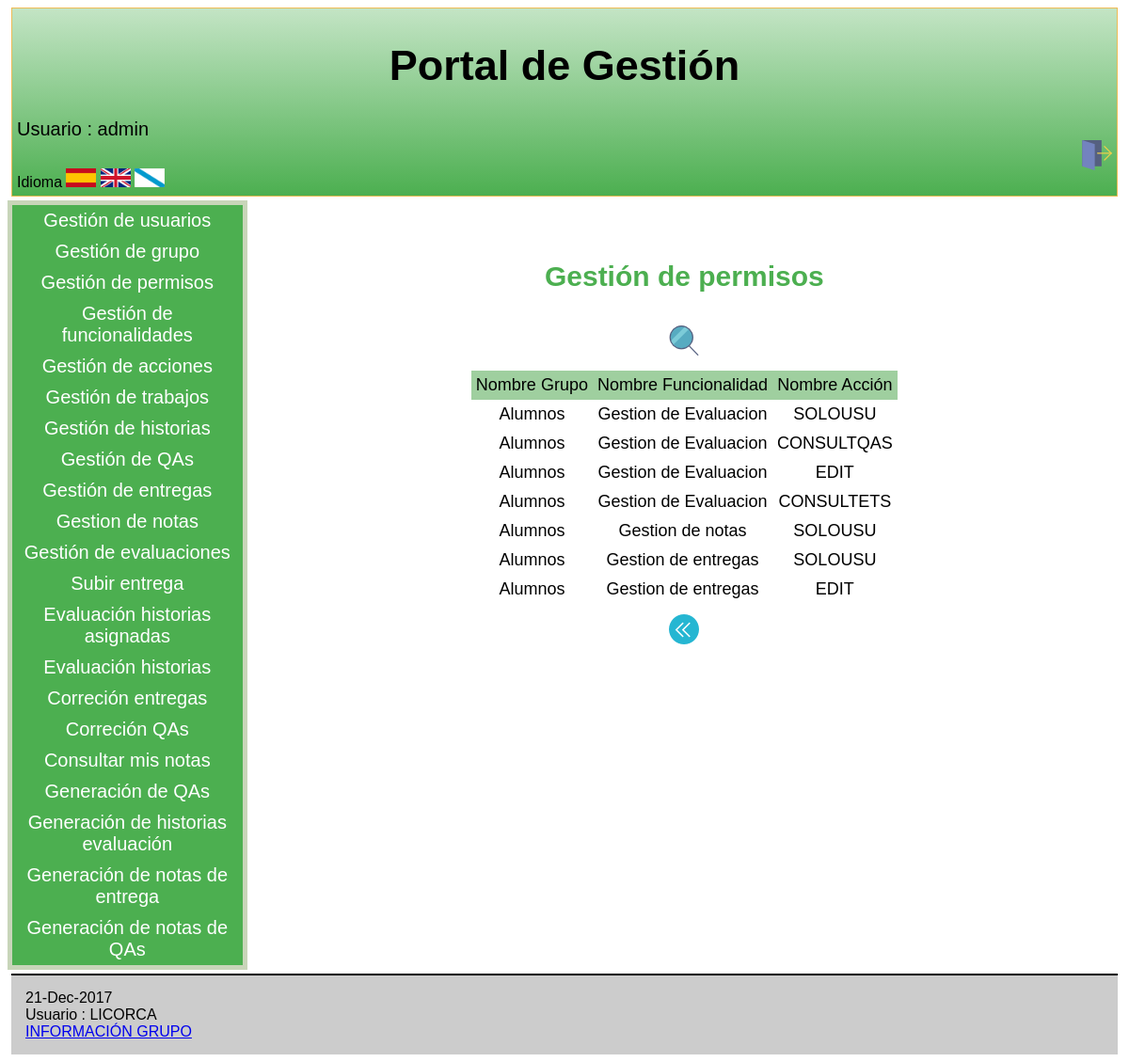
Page /Controllers/PERMISO_CONTROLLER.php (signed in) on the earlier database version.
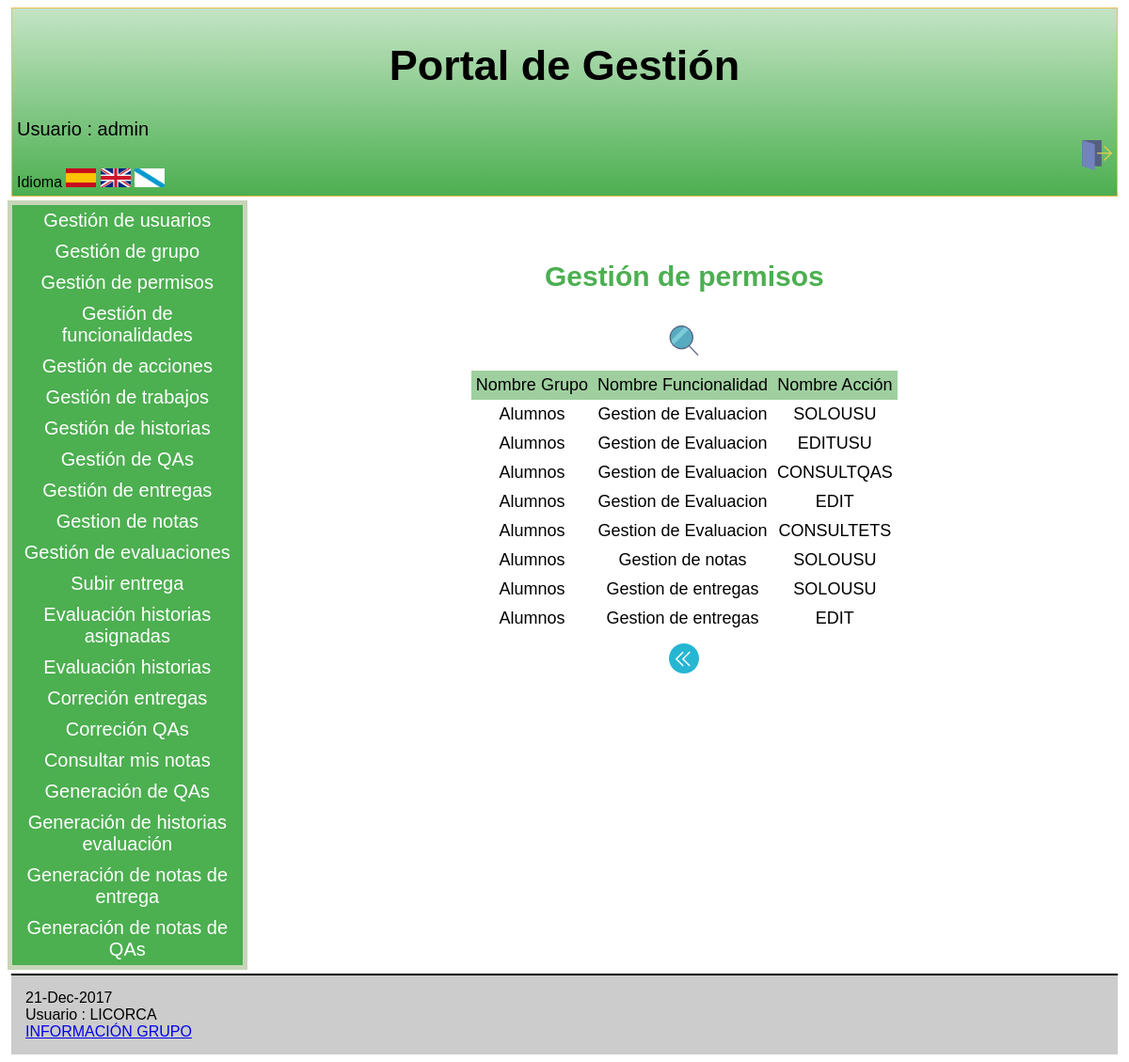
Same page on the later database version.
### tables this page shows
CREATE TABLE `PERMISO` (
  `IdGrupo` varchar(6) NOT NULL,  
  `IdFuncionalidad` varchar(6) NOT NULL,
  `IdAccion` varchar(6) NOT NULL
);

CREATE TABLE `GRUPO` (
  `IdGrupo` varchar(6) NOT NULL,
  `NombreGrupo` varchar(60) NOT NULL,
  `DescripGrupo` varchar(100) NOT NULL
);

CREATE TABLE `FUNCIONALIDAD` (
  `IdFuncionalidad` varchar(6) NOT NULL,
  `NombreFuncionalidad` varchar(60) NOT NULL,
  `DescripFuncionalidad` varchar(100) NOT NULL
);

CREATE TABLE `ACCION` (
  `IdAccion` varchar(6) NOT NULL,
  `NombreAccion` varchar(60) NOT NULL,
  `DescripAccion` varchar(100) NOT NULL
);

### Controllers/PERMISO_CONTROLLER.php (called while the page is built, shortened)
<?php
include '../Functions/Authentication.php';
include '../Models/PERMISO_MODEL.php';
include '../Models/USU_GRUPO_MODEL.php';
include '../Models/FUNCIONALIDAD_MODEL.php';
include '../Views/PERMISO/PERMISO_SHOWALL_View.php';
switch ( $_REQUEST[ 'action' ] ) {
	default:
		$USUARIO = new USU_GRUPO( $_SESSION[ 'login' ], '', '', '', '', '', '', '','');
		$ADMIN = $USUARIO->comprobarAdmin();
		if($ADMIN == true){
			if ( !$_POST ) {
				$PERMISO = new PERMISO_MODEL('', '', '', '','','');
			} else {
				$PERMISO = new PERMISO_MODEL('', '', '', '','','');
			}
			$datos = $PERMISO->SEARCH2();
			$lista = array( 'NombreGrupo','NombreFuncionalidad','NombreAccion');
			$ACL = $USUARIO->comprobarPermisos();
			new PERMISO_SHOWALL( $lista, $datos, $ACL ,true);
	}
}
?>

### Functions/Authentication.php (called while the page is built)
<?php
function IsAuthenticated(){
	if (!isset($_SESSION['login'])){
		return false;
	}
	else{
		return true;
	}
}
?>

### Functions/BdAdmin.php (called while the page is built, shortened)
<?php
function ConectarBD()
	{
	    $mysqli = new mysqli("localhost", "userET3", "passET3", "IUET32017");
		return $mysqli;
	}
?>

### Functions/permisosAcc.php (called while the page is built)
<?php
include_once '../Functions/BdAdmin.php';
include_once '../Models/USU_GRUPO_MODEL.php';
include_once '../Models/PERMISO_MODEL.php';
function permisosAcc( $login, $funcionalidad, $accion ) {
	$ADMIN = new USU_GRUPO( $login, '' );
	if ( !$ADMIN->comprobarAdmin() ) {
		$PERMISO = new PERMISO_MODEL( '', $funcionalidad, $accion,'','','' );
		return $PERMISO->comprobarPermisos( $login );
	} else {
		return true;
	}
}
?>

### Models/USU_GRUPO_MODEL.php (called while the page is built, shortened)
<?php
 include_once '../Functions/BdAdmin.php';
    class USU_GRUPO{
        var $login;
        var $mysqli;
        public function __construct($login, $IdGrupo){
            $this->login = $login;
            $this->mysqli=ConectarBD();
        }
   function comprobarAdmin(){
		$sql = "SELECT * FROM USU_GRUPO WHERE login = '$this->login' && IdGrupo = '00000A'";
		$resultado = $this->mysqli->query($sql);
		if($resultado->num_rows == 0){
			return false;
		}else{
			return true;
		}
   }
    }
?>

### Models/PERMISO_MODEL.php (called while the page is built, shortened)
<?php
    class PERMISO_MODEL{
        var $NombreGrupo;
        var $NombreFuncionalidad;
        var $NombreAccion;
        var $mysqli;
        function __construct($IdGrupo, $IdFuncionalidad, $IdAccion, $NombreGrupo, $NombreFuncionalidad, $NombreAccion){
            $this->NombreGrupo = $NombreGrupo;
            $this->NombreFuncionalidad = $NombreFuncionalidad;
            $this->NombreAccion = $NombreAccion;
            include_once '../Functions/BdAdmin.php';
            $this->mysqli=ConectarBD();
        }
function SEARCH2()
{
     $sql = "SELECT P.IdGrupo,G.NombreGrupo,P.IdFuncionalidad,F.NombreFuncionalidad,P.IdAccion,A.NombreAccion
                     FROM PERMISO P,GRUPO G,FUNCIONALIDAD F,FUNC_ACCION FA,ACCION A
                     WHERE (
                            G.IdGrupo = P.IdGrupo &&
                            F.IdFuncionalidad = P.IdFuncionalidad &&
                            A.IdAccion = P.IdAccion &&
                            F.IdFuncionalidad = FA.IdFuncionalidad &&
                            A.IdAccion = FA.IdAccion &&
                            F.NombreFuncionalidad LIKE '%$this->NombreFuncionalidad%' &&
                            A.NombreAccion LIKE '%$this->NombreAccion%' &&
                            G.NombreGrupo LIKE '%$this->NombreGrupo%'
                           )";
    if (!($resultado = $this->mysqli->query($sql))){
        return 'Error en la consulta sobre la base de datos, revise los campos introducidos';
    }
    else{
        return $resultado;
    }
}
    }
?>

### Views/PERMISO/PERMISO_SHOWALL_View.php (the view, shortened to what this page needs)
<?php
class PERMISO_SHOWALL {
	function __construct( $lista, $datos,$PERMISO,$admin) {
		$this->lista = $lista;
		$this->datos = $datos;
		$this->PERMISO = $PERMISO;
		$this->admin = $admin;
		$this->render($this->lista,$this->datos,$this->PERMISO,$this->admin);
	}
	function render($lista,$datos,$PERMISO,$admin){
		$this->datos = $datos;
$SEARCH=false;
	if($admin==true){
			    $SEARCH=true;
	}
	include '../Views/Header.php';
?>
		<div class="seccion">
			<h2>
				<?php echo $strings['Gestión de permisos'];?>
			</h2>
			<table>
				<tr>
<?php
					foreach ( $lista as $atributo ) {
?>
					<th>
						<?php echo $strings[$atributo]?>
					</th>
<?php
					}
?>
				</tr>
<?php
				while ( $fila = mysqli_fetch_array( $this->datos ) ) {
?>
				<tr>
<?php
					foreach ( $lista as $atributo ) {
?>
					<td>
<?php
							echo $fila[ $atributo ];
?>
					</td>
<?php
					}
?>
				</tr>
<?php
				}
?>
			<caption style="margin-bottom:10px;">
					<form action='../Controllers/PERMISO_CONTROLLER.php'>
<?php if($SEARCH==true){  ?>
						<button type="submit" name="action" value="SEARCH"><img src="../Views/icon/buscar.png" alt="BUSCAR" /></button>
<?php } ?>
					</form>
				</caption>
			</table>
			<form action='../Controllers/PERMISO_CONTROLLER.php' method="post">
				<button type="submit"><img src="../Views/icon/atras.png" alt="<?php echo $strings['Atras']?>" /></button>
			</form>
		</div>
<?php
		include '../Views/Footer.php';
		}
		}
?>

### Views/Header.php (shortened to what this page needs)
<?php
	include_once '../Functions/Authentication.php';
?>
<!doctype html>
<html lang="es">
<head>
	<link rel="stylesheet" type="text/css" media="screen" href="../Views/css/estilos.css" hreflang="es">
	<link rel="stylesheet" type="text/css" media="screen" href="../Views/js/tcal/tcal.css" hreflang="es">
</head>
<body>
 <header>
	<p style="text-align:center">
		<h1>
<?php
			echo $strings['Portal de Gestión'];
?>
		</h1>
	</p>
<?php
	if (IsAuthenticated()){
?>
		<p style="font-size:20px; ">
<?php
			echo $strings['Usuario'] . ' : ' . $_SESSION['login'] . '<br>';
?>
			<a href="../Functions/Desconectar.php" style="text-decoration:none"> <img src="../Views/icon/desconexion.png" width="32" height="32" alt="<?php echo $strings['Desconectarse']?>" style="float:right;"></a>
		</p>
<?php
	} else {
			echo $strings['Usuario no identificado'];
?>
		<a href = '../Controllers/Registro_Controller.php' ><img src="../Views/icon/registrarse.png" alt="<?php echo $strings['Registrar']?>" /></a>
<?php
	}
?>
	<form name='idiomform' action="../Functions/CambioIdioma.php" method="post">
		<?php echo $strings['idioma']; ?>
		<button type="submit"  name="idioma" value="SPANISH" ><img src="../Views/icon/banderaEspaña.jpg" alt="<?php echo $strings['Cambiar idioma a español']?>" width="32" height="20" style="display: block;"/></button>
		<button type="submit"  name="idioma" value="ENGLISH" ><img src="../Views/icon/banderaReinoUnido.png" alt="<?php echo $strings['Cambiar idioma a inglés']?>" width="32" height="20" style="display: block;"/></button>
		<button type="submit"  name="idioma" value="GALLEGO" ><img src="../Views/icon/banderaGalicia.png" alt="<?php echo $strings['Cambiar idioma a gallego']?>" width="32" height="20" style="display: block;"/></button>
	</form>
</header>
<div id = 'main'>
<?php
		include '../Views/admin_menuLateral.php';
?>
<article>

### Views/admin_menuLateral.php (shortened to what this page needs)
	<?php
include_once '../Functions/permisosAcc.php';
?>
<nav>
	<ul class="menu">
		<?php if (isset($_SESSION['login'])) { ?>
		<?php if((permisosAcc($_SESSION['login'],1,5)==true)){ ?>
		<li>
			<a href="../Controllers/USUARIO_CONTROLLER.php" class="primerNivel"><?php echo $strings['Gestion de usuarios']; ?></a>
		</li>
		<?php }
	if((permisosAcc($_SESSION['login'],2,5)==true)){ ?>
		<li>
			<a href="../Controllers/GRUPO_CONTROLLER.php" class="primerNivel"><?php echo $strings['Gestion de grupo']; ?></a>
		</li>
		<?php }
	if((permisosAcc($_SESSION['login'],5,5)==true)){ ?>
		<li>
			<a href="../Controllers/PERMISO_CONTROLLER.php" class="primerNivel"><?php echo $strings['Gestión de permisos']; ?></a>
		</li>
		<?php }
	if((permisosAcc($_SESSION['login'],3,5)==true)){ ?>
		<li>
			<a href="../Controllers/FUNCIONALIDAD_CONTROLLER.php" class="primerNivel"><?php echo $strings['Gestion de funcionalidades']; ?></a>
		</li>
		<?php }
	if((permisosAcc($_SESSION['login'],4,5)==true)){ ?>
		<li>
			<a href="../Controllers/ACCION_CONTROLLER.php" class="primerNivel"><?php echo $strings['Gestion de acciones']; ?></a>
		</li>
		<?php }
	if((permisosAcc($_SESSION['login'],11,5)==true)){ ?>
		<li>
			<a href="../Controllers/TRABAJO_CONTROLLER.php" class="primerNivel"><?php echo $strings['Gestion de trabajos']; ?></a>
		</li>
		<?php }
	if((permisosAcc($_SESSION['login'],10,5)==true)){ ?>
		<li>
			<a href="../Controllers/HISTORIA_CONTROLLER.php" class="primerNivel"><?php echo $strings['Gestion de historias']; ?></a>
		</li>
		<?php }
	if((permisosAcc($_SESSION['login'],6,5)==true)){ ?>
		<li>
			<a href="../Controllers/ASIGNAC_QA_CONTROLLER.php" class="primerNivel"><?php echo $strings['Gestión de QAs']; ?></a>
		</li>
		<?php }
	 if((permisosAcc($_SESSION['login'],8,5)==true)){ ?>
		<li>
			<a href="../Controllers/ENTREGA_CONTROLLER.php" class="primerNivel"><?php echo $strings['Gestion de entregas']; ?></a>
		</li>
		<?php }
	 if((permisosAcc($_SESSION['login'],7,5)==true)){?>
		<li>
			<a href="../Controllers/NOTA_TRABAJO_CONTROLLER.php" class="primerNivel"><?php echo $strings['Gestion de notas']; ?></a>
		</li>
		<?php }
	if((permisosAcc($_SESSION['login'],12,5)==true)){ ?>
		<li>
			<a href="../Controllers/EVALUACION_CONTROLLER.php" class="primerNivel"><?php echo $strings['Gestion de evaluaciones']; ?></a>
		</li>
		<?php }
	 if((permisosAcc($_SESSION['login'],8,10)==true)){ ?>
		<li>
			<a href="../Controllers/ENTREGA_CONTROLLER.php?action=SUBIRET" class="primerNivel"><?php echo $strings['Subir entrega']; ?></a>
		</li>
		<?php }
	if((permisosAcc($_SESSION['login'],12,10)==true)){ ?>
		<li>
			<a href="../Controllers/EVALUACION_CONTROLLER.php?action=EVALUACION_HISTORIAS_ASIGNADAS" class="primerNivel"><?php echo $strings['Evaluar Historias QA']; ?></a>
		</li>
		<?php }
	if((permisosAcc($_SESSION['login'],12,11)==true)){ ?>
		<li>
			<a href="../Controllers/EVALUACION_CONTROLLER.php?action=EVALUACION_HISTORIAS" class="primerNivel"><?php echo $strings['Evaluar Historias']; ?></a>
		</li>
		<?php }
		if(permisosAcc($_SESSION['login'],12,7)==true){ ?>
		<li>
			<a href="../Controllers/EVALUACION_CONTROLLER.php?action=MOSTRAR_CORRECCION_ET" class="primerNivel"><?php echo $strings['Correción entregas']; ?></a>
		</li>
		<?php }
		 if((permisosAcc($_SESSION['login'],12,14)==true)){?>
		<li>
			<a href="../Controllers/EVALUACION_CONTROLLER.php?action=MOSTRAR_CORRECCION_QA" class="primerNivel"><?php echo $strings['Consulta de correciones']; ?></a>
		</li>
		<?php }
		 if((permisosAcc($_SESSION['login'],7,10)==true)){?>
		<li>
			<a href="../Controllers/NOTA_TRABAJO_CONTROLLER.php?action=SHOWMISNOTAS" class="primerNivel"><?php echo $strings['Consultar mis notas']; ?></a>
		</li>
		<?php }
	if((permisosAcc($_SESSION['login'],6,8)==true)){ ?>
		<li>
			<a href="../Controllers/ASIGNAC_QA_CONTROLLER.php?action=GENERAR" class="primerNivel"><?php echo $strings['GENERACIÓN DE QAs']; ?></a>
		</li>
		<?php }
	if((permisosAcc($_SESSION['login'],6,9)==true)){ ?>
		<li>
			<a href="../Controllers/ASIGNAC_QA_CONTROLLER.php?action=HISTORIAS" class="primerNivel"><?php echo $strings['GENERACIÓN DE HISTORIAS EVALUACIÓN']; ?></a>
		</li>
		<?php }
	if((permisosAcc($_SESSION['login'],7,13)==true)){ ?>
		<li>
			<a href="../Controllers/NOTA_TRABAJO_CONTROLLER.php?action=GENERAR_NOTA_ENTREGA" class="primerNivel"><?php echo $strings['GENERACIÓN NOTAS ENTREGA']; ?></a>
		</li>
		<?php }
	if((permisosAcc($_SESSION['login'],7,8)==true)){ ?>
		<li>
			<a href="../Controllers/NOTA_TRABAJO_CONTROLLER.php?action=GENERAR_NOTA_QA" class="primerNivel"><?php echo $strings['GENERACIÓN NOTAS QA']; ?></a>
		</li>
		<?php } ?>
		<?php } ?>
	</ul>
</nav>

### Views/Footer.php (shortened to what this page needs)
</article>
 </div>
	<footer>
		<?php echo date("d-M-Y", mktime()); ?></br><?php if (IsAuthenticated()){  echo $strings['Usuario'] . ' : ' . 'LICORCA' . '<br>'; }?>
		<a href="../Views/INFO_GRUPO_ET.php"><?php echo $strings['INFORMACIÓN GRUPO'];?></a>
	</footer>
  </body>
</html>

### Views/css/estilos.css (style rules this page uses)
#main { min-height: 800px; margin: 0px; padding: 0px; display: -webkit-flex; display: flex; -webkit-flex-flow: row; flex-flow: row; z-index:1; }
#main > article { margin: 4px; padding: 5px; -webkit-flex: 3 1 60%; flex: 3 1 60%; -webkit-order: 2; order: 2; }
#main > nav { margin: 0px; padding: 5px; background-color: #C8D5B9; min-width: 180px; -webkit-flex: 1 6 15%; flex: 1 6 15%; -webkit-order: 1; order: 1; }
header { display: block; margin: 4px; padding: 5px; min-height: 100px; border: 1px solid #eebb55; background: linear-gradient(to top,rgba(76, 175, 80, 1) 0%, rgba(255, 255, 255, 1)150%); }
body { font-family: Arial; background: white; }
footer { display: block; margin: 4px; padding: 15px; border-top: 2px solid #000; background: #CCC; }
h1 { text-align:center; font-size: 45px; color: black; }
h2 { text-align:center; font-size: 30px; color: #4CAF50; }
p { text-align:justify; }
.menu { padding: 0; margin: 0; list-style-type: none; text-align: center; }
.primerNivel { color : white; text-decoration: none; display: block; padding: 5px; font-size: 20px; background-color: #4CAF50; }
table { padding:1px; margin-top:0px; border-spacing:0px; font-family: Arial; font-size: 20px; border: 0px solid #000; margin: 0 auto ; text-align: left; }
th,td { padding: 5px; text-align: center; font-size: 18px; border: 0px solid #000; }
th { background-color: #9fcf9f; font-weight:normal; border: 0px solid #000; }
.seccion { padding:10px; padding-bottom: 30px; margin: 20px; text-align:center; }
button { background-color:white; border: none; margin-top: 10px; padding:0px; }

Differences in the rows shown:
added permiso: IdGrupo.NombreGrupo "Alumnos", IdFuncionalidad.NombreFuncionalidad "Gestion de Evaluacion", IdAccion.NombreAccion "EDITUSU"
